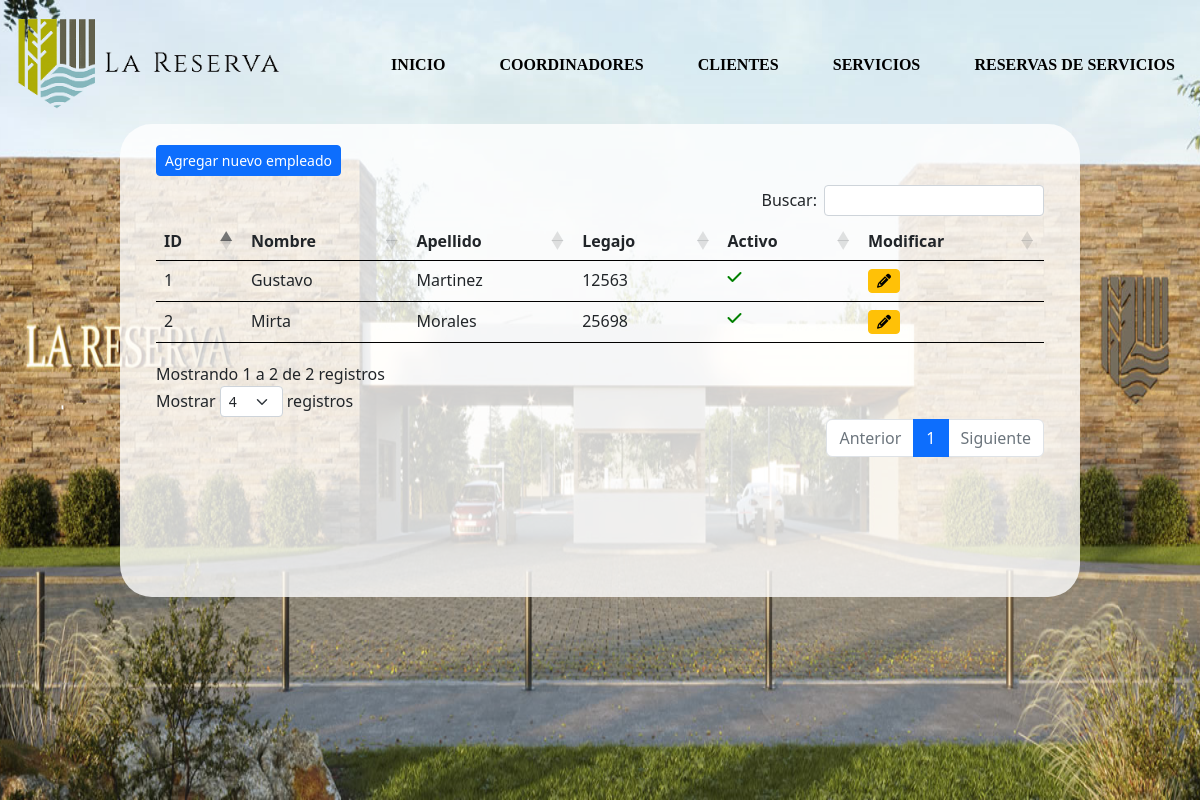
Page /reserva/empleados/listado/ on the committed database.
### reserva/models.py (models this page shows, shortened)
class Empleado(models.Model):
    nombre = models.CharField(verbose_name="Nombre",max_length=50)
    apellido = models.CharField(verbose_name="Apellido",max_length=50)
    numero_legajo = models.IntegerField(verbose_name="Numero de legajo", unique=True)
    activo = models.BooleanField(verbose_name="Activo",default=True)

### reserva/views.py (the view)
# urls.py: path('empleados/listado/', views.listado_empleados, name="listado_empleados"),
def listado_empleados(request):
    empleados = Empleado.objects.all()
    context = {
        "empleados": empleados
    }
    return render(request, "reserva/listar_empleados.html", context)

### reserva/templates/reserva/listar_empleados.html (shortened to what this page needs)
{% load static %}
<link rel="stylesheet" href="{% static 'css/listados.css' %}">
<link rel="stylesheet" href="https://cdnjs.cloudflare.com/ajax/libs/font-awesome/6.2.1/css/all.min.css" />
<link rel="stylesheet" href="https://cdn.jsdelivr.net/npm/bootstrap@5.2.3/dist/css/bootstrap.min.css" />
<link href="https://cdn.datatables.net/1.13.4/css/dataTables.bootstrap5.min.css" rel="stylesheet"/>
<link href="https://cdn.datatables.net/buttons/2.3.6/css/buttons.bootstrap5.min.css" rel="stylesheet"/>
<div class="base-container">
    <img src="{% static 'img/BANNER-01.png' %}" alt="" width="100%" id="fondo">
    <div class="top">
        <div class="logo">
            <img src="{% static 'img/LaReserva.png' %}" alt="" id="logo">
        </div>
        <div class="navegador">
            <a href="{% url 'home' %}">INICIO</a>
            <a href="{% url 'listado_coordinadores' %}">COORDINADORES</a>
            <a href="{% url 'listado_clientes' %}">CLIENTES</a>
            <a href="{% url 'listado_servicios' %}">SERVICIOS</a>
            <a href="{% url 'listado_reservas_de_servicios' %}">RESERVAS DE SERVICIOS</a>
        </div>
    </div>
    <div class="container mt-4" id="tabla">
        <div class="row">
            <div class="col-sm-12 col-md-12 col-lg-12 col-xl-12">
                <a href="{% url 'registrar_empleado' %}" id="nuevo"><button class='btn btn-sm btn-primary'>Agregar nuevo empleado</button></a>
                <div class="table-responsive" id="scroll">
                    <table id="listado" class="table">
                        <thead>
                            <tr class="fila">
                                <th>ID</th>
                                <th>Nombre</th>
                                <th>Apellido</th>
                                <th>Legajo</th>
                                <th>Activo</th>
                                <th>Modificar</th>
                            </tr>
                        </thead>
                        <tbody>
                            {% for empleado in empleados %}
                            <tr class="fila">
                                <td>{{empleado.id}}</td>
                                <td>{{empleado.nombre}}</td>
                                <td>{{empleado.apellido}}</td>
                                <td>{{empleado.numero_legajo}}</td>
                                {% if empleado.activo %}
                                    <td><a href="{% url 'desactivar_empleado' empleado.id %}"><i class='fa-solid fa-check' style='color: green;'></a></td>
                                {% else %}
                                    <td><a href="{% url 'activar_empleado' empleado.id %}"><i class='fa-solid fa-xmark' style='color: red;'></a></td>
                                {% endif %}
                                <td><a href="{% url 'modificar_empleado' empleado.id %}"><button class='btn btn-sm btn-warning'><i class='fa-solid fa-pencil'></i></button></a></td>
                            </tr>
                            {% endfor %}
                        </tbody>
                    </table>
                </div>
            </div>
        </div>
    </div>
</div>

### ProyectoAlkemy/static/css/listados.css (style rules this page uses)
* { margin: 0; padding: 0; box-sizing: border-box; }
.base-container { position: relative; }
#fondo { height: 100%; }
.top { position: absolute; display: flex; width: 100%; top: 0; }
.logo { padding: 15px; }
#logo { width: 80%; }
.navegador { margin: auto; }
.navegador a { color: black; font-size: 1em; font-weight: 800; text-decoration: none; font-family: 'Times New Roman', Times, serif; margin: 0 25px; }
#tabla { position: absolute; top: 100; background-color: rgba(255, 255, 255, 0.8); width: 80%; margin: 0 10%; padding: 1% 3%; border-radius: 2rem; }
#nuevo { display: flex; max-width: max-content; padding: 1% 0; }
#scroll { overflow:scroll; height:400px; width:100%; }
.fila { border: 1px solid black; }

### rows in the picture
Empleado: id "1", nombre "Gustavo", apellido "Martinez", numero_legajo "12563", activo True (drawn)
Empleado: id "2", nombre "Mirta", apellido "Morales", numero_legajo "25698", activo True (drawn)
